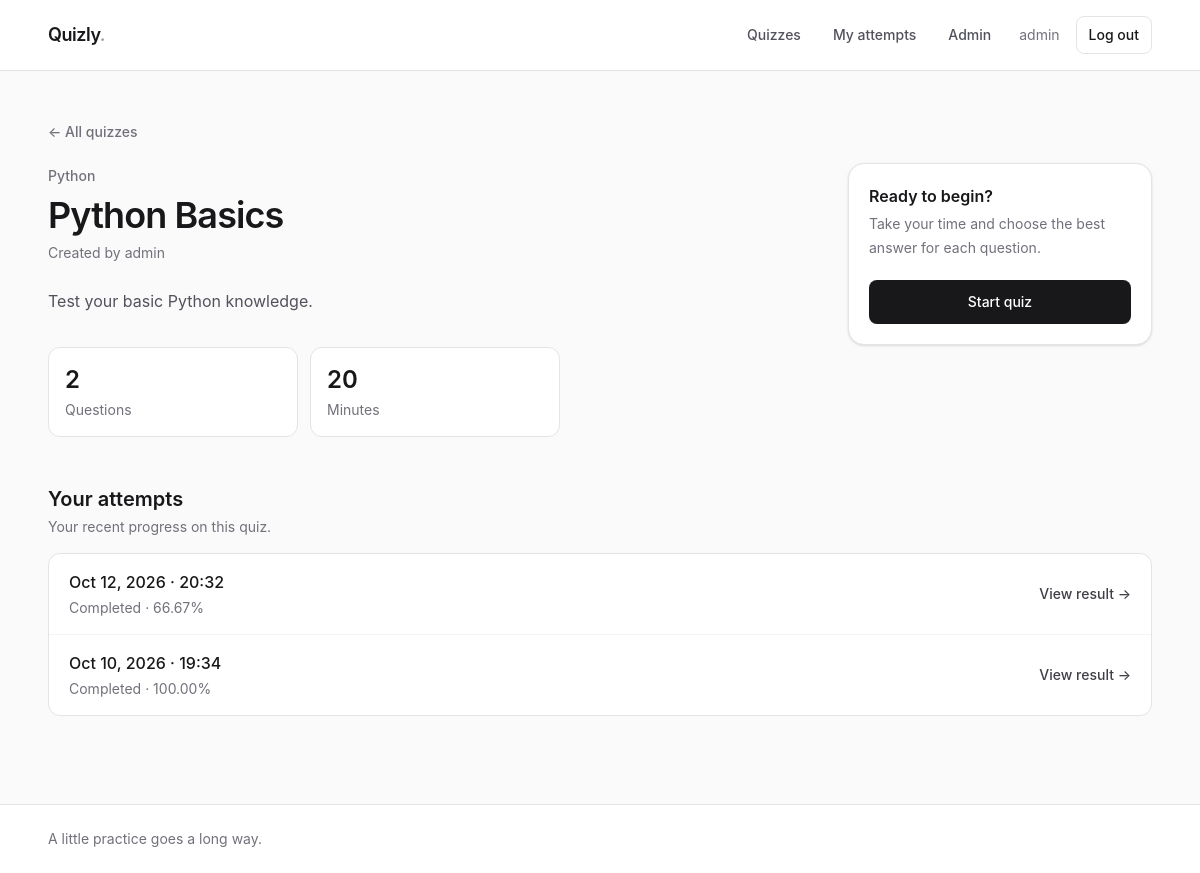
/quiz/python-basics/ (signed in), run on an earlier commit of the app's database.
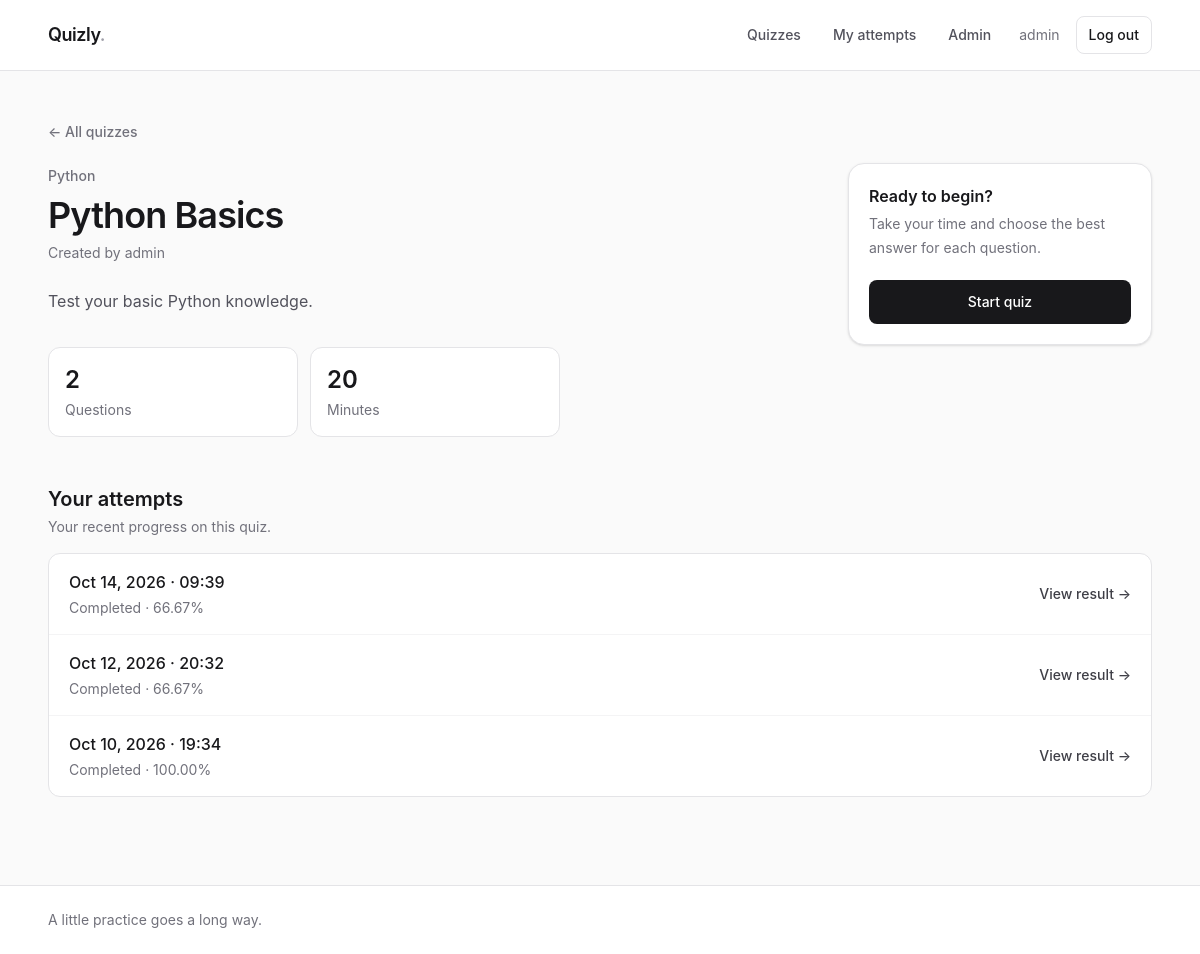
And on a later commit of the database.
### quizzes/models.py (models this page shows, shortened)
class QuizAttempt(models.Model):
    class Status(models.TextChoices):
        IN_PROGRESS = "in_progress", "In progress"
        COMPLETED = "completed", "Completed"
        ABANDONED = "abandoned", "Abandoned"
    quiz = models.ForeignKey(Quiz, on_delete=models.PROTECT, related_name="attempts")
    user = models.ForeignKey(settings.AUTH_USER_MODEL, on_delete=models.PROTECT, related_name="quiz_attempts")
    status = models.CharField(max_length=20, choices=Status.choices, default=Status.IN_PROGRESS, db_index=True)
    total_questions = models.PositiveIntegerField(default=0)
    correct_answers = models.PositiveIntegerField(default=0)
    wrong_answers = models.PositiveIntegerField(default=0)
    total_points = models.PositiveIntegerField(default=0)
    earned_points = models.PositiveIntegerField(default=0)
    score = models.DecimalField(max_digits=5, decimal_places=2, default=0.00)
    started_at = models.DateTimeField()
    completed_at = models.DateTimeField(null=True, blank=True)
    created_at = models.DateTimeField(auto_now_add=True)
    updated_at = models.DateTimeField(auto_now=True)

### quizzes/views.py (the view)
# urls.py: path("quiz/<slug:slug>/", views.quiz_detail, name="quiz_detail"),
def quiz_detail(request, slug):
    quiz = get_object_or_404(
        Quiz.objects.select_related("category", "author"),
        slug=slug,
        status=Quiz.Status.PUBLISHED,
    )
    attempts = []
    in_progress = None
    if request.user.is_authenticated:
        attempts = quiz.attempts.filter(user=request.user).order_by("-started_at")
        in_progress = attempts.filter(status=QuizAttempt.Status.IN_PROGRESS).first()
    return render(
        request,
        "quizzes/quiz_detail.html",
        {
            "quiz": quiz,
            "questions_count": quiz.questions.count(),
            "attempts": attempts,
            "in_progress": in_progress,
        },
    )

### quizzes/templates/quizzes/quiz_detail.html (shortened to what the changed rows need)
{% extends "base.html" %}
{% block content %}
<div class="mt-5 grid gap-8 lg:grid-cols-[minmax(0,1fr)_19rem]">
    <section>
        <h1 class="mt-2 text-3xl font-semibold tracking-tight sm:text-4xl">{{ quiz.title }}</h1>
    </section>
    <aside class="h-fit rounded-2xl border border-zinc-200 bg-white p-5 shadow-sm">
        <h2 class="font-semibold">Ready to begin?</h2>
    </aside>
</div>
{% if user.is_authenticated %}
<section class="mt-12">
    <div class="mb-4 flex items-end justify-between">
        <div>
            <h2 class="text-xl font-semibold">Your attempts</h2>
        </div>
    </div>
    {% if attempts %}
        <div class="overflow-hidden rounded-xl border border-zinc-200 bg-white">
            <div class="divide-y divide-zinc-100">
                {% for attempt in attempts %}
                    <div class="flex flex-wrap items-center justify-between gap-3 px-4 py-4 sm:px-5">
                        <div>
                            <p class="font-medium">{{ attempt.started_at|date:"M j, Y · H:i" }}</p>
                            <p class="mt-1 text-sm text-zinc-500">
                                {{ attempt.get_status_display }}
                                {% if attempt.status == "completed" %} · {{ attempt.score }}%{% endif %}
                            </p>
                        </div>
                        {% if attempt.status == "completed" %}
                            <a class="text-sm font-medium text-zinc-700 hover:text-zinc-950" href="{% url 'attempt_result' attempt.pk %}">View result →</a>
                        {% elif attempt.status == "in_progress" %}
                            <a class="text-sm font-medium text-zinc-700 hover:text-zinc-950" href="{% url 'attempt_take' attempt.pk %}">Continue →</a>
                        {% endif %}
                    </div>
                {% endfor %}
            </div>
        </div>
    {% else %}
        <p class="rounded-xl border border-zinc-200 bg-white p-5 text-sm text-zinc-500">
            No attempts yet. Your progress will show up here.
        </p>
    {% endif %}
</section>
{% endif %}
{% endblock %}

What changed in the data, as far as the page shows it:
added QuizAttempt: started_at "Oct 14, 2026 · 09:39", status "Completed", score "66.67", shows "View result →"
